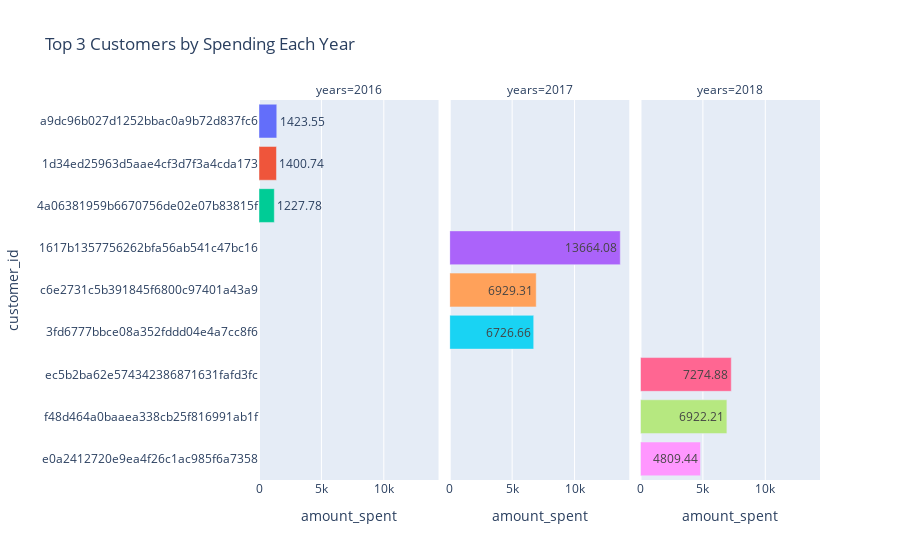

Here is the notebook cell this chart was saved with:
### Markdown cell above
# 14. Identify the top 3 customers who spent the most money in each year.

### Code cell
top_customers = pd.read_sql_query("""
WITH customer_yearly_spend AS (
    SELECT
        YEAR(o.order_purchase_timestamp) AS years,
        o.customer_id,
        SUM(pm.payment_value) AS amount_spent
    FROM
        orders o
    JOIN
        payments pm ON o.order_id = pm.order_id
    GROUP BY
        years,
        o.customer_id
),
ranked_customers AS (
    SELECT
        years,
        customer_id,
        amount_spent,
        RANK() OVER (PARTITION BY years ORDER BY amount_spent DESC) AS customer_rank
    FROM
        customer_yearly_spend
)

SELECT
    years,
    customer_id,
    amount_spent
FROM
    ranked_customers
WHERE
    customer_rank <= 3
ORDER BY
    years,
    amount_spent DESC;
""", conn)
top_customers
df = pd.DataFrame(top_customers)
fig = px.bar(df, x='amount_spent', y='customer_id', color='customer_id', facet_col='years',
    text='amount_spent', title='Top 3 Customers by Spending Each Year')
fig.update_layout(showlegend=False)

fig.show()

### Figure 1 — Plotly figure (JSON) as saved in the notebook; plotly's stock layout.template omitted (floating-point values rounded to 4 significant figures)
{"data": [{"alignmentgroup": "True", "hovertemplate": "customer_id=%{y}<br>years=2016<br>amount_spent=%{text}<extra></extra>", "legendgroup": "a9dc96b027d1252bbac0a9b72d837fc6", "marker": {"color": "#636efa", "pattern": {"shape": ""}}, "name": "a9dc96b027d1252bbac0a9b72d837fc6", "offsetgroup": "a9dc96b027d1252bbac0a9b72d837fc6", "orientation": "h", "showlegend": true, "text": [1424.0], "textposition": "auto", "type": "bar", "x": [1424.0], "xaxis": "x", "y": ["a9dc96b027d1252bbac0a9b72d837fc6"], "yaxis": "y"}, {"alignmentgroup": "True", "hovertemplate": "customer_id=%{y}<br>years=2016<br>amount_spent=%{text}<extra></extra>", "legendgroup": "1d34ed25963d5aae4cf3d7f3a4cda173", "marker": {"color": "#EF553B", "pattern": {"shape": ""}}, "name": "1d34ed25963d5aae4cf3d7f3a4cda173", "offsetgroup": "1d34ed25963d5aae4cf3d7f3a4cda173", "orientation": "h", "showlegend": true, "text": [1401.0], "textposition": "auto", "type": "bar", "x": [1401.0], "xaxis": "x", "y": ["1d34ed25963d5aae4cf3d7f3a4cda173"], "yaxis": "y"}, {"alignmentgroup": "True", "hovertemplate": "customer_id=%{y}<br>years=2016<br>amount_spent=%{text}<extra></extra>", "legendgroup": "4a06381959b6670756de02e07b83815f", "marker": {"color": "#00cc96", "pattern": {"shape": ""}}, "name": "4a06381959b6670756de02e07b83815f", "offsetgroup": "4a06381959b6670756de02e07b83815f", "orientation": "h", "showlegend": true, "text": [1228.0], "textposition": "auto", "type": "bar", "x": [1228.0], "xaxis": "x", "y": ["4a06381959b6670756de02e07b83815f"], "yaxis": "y"}, {"alignmentgroup": "True", "hovertemplate": "customer_id=%{y}<br>years=2017<br>amount_spent=%{text}<extra></extra>", "legendgroup": "1617b1357756262bfa56ab541c47bc16", "marker": {"color": "#ab63fa", "pattern": {"shape": ""}}, "name": "1617b1357756262bfa56ab541c47bc16", "offsetgroup": "1617b1357756262bfa56ab541c47bc16", "orientation": "h", "showlegend": true, "text": [13660.0], "textposition": "auto", "type": "bar", "x": [13660.0], "xaxis": "x2", "y": ["1617b1357756262bfa56ab541c47bc16"], "yaxis": "y2"}, {"alignmentgroup": "True", "hovertemplate": "customer_id=%{y}<br>years=2017<br>amount_spent=%{text}<extra></extra>", "legendgroup": "c6e2731c5b391845f6800c97401a43a9", "marker": {"color": "#FFA15A", "pattern": {"shape": ""}}, "name": "c6e2731c5b391845f6800c97401a43a9", "offsetgroup": "c6e2731c5b391845f6800c97401a43a9", "orientation": "h", "showlegend": true, "text": [6929.0], "textposition": "auto", "type": "bar", "x": [6929.0], "xaxis": "x2", "y": ["c6e2731c5b391845f6800c97401a43a9"], "yaxis": "y2"}, {"alignmentgroup": "True", "hovertemplate": "customer_id=%{y}<br>years=2017<br>amount_spent=%{text}<extra></extra>", "legendgroup": "3fd6777bbce08a352fddd04e4a7cc8f6", "marker": {"color": "#19d3f3", "pattern": {"shape": ""}}, "name": "3fd6777bbce08a352fddd04e4a7cc8f6", "offsetgroup": "3fd6777bbce08a352fddd04e4a7cc8f6", "orientation": "h", "showlegend": true, "text": [6727.0], "textposition": "auto", "type": "bar", "x": [6727.0], "xaxis": "x2", "y": ["3fd6777bbce08a352fddd04e4a7cc8f6"], "yaxis": "y2"}, {"alignmentgroup": "True", "hovertemplate": "customer_id=%{y}<br>years=2018<br>amount_spent=%{text}<extra></extra>", "legendgroup": "ec5b2ba62e574342386871631fafd3fc", "marker": {"color": "#FF6692", "pattern": {"shape": ""}}, "name": "ec5b2ba62e574342386871631fafd3fc", "offsetgroup": "ec5b2ba62e574342386871631fafd3fc", "orientation": "h", "showlegend": true, "text": [7275.0], "textposition": "auto", "type": "bar", "x": [7275.0], "xaxis": "x3", "y": ["ec5b2ba62e574342386871631fafd3fc"], "yaxis": "y3"}, {"alignmentgroup": "True", "hovertemplate": "customer_id=%{y}<br>years=2018<br>amount_spent=%{text}<extra></extra>", "legendgroup": "f48d464a0baaea338cb25f816991ab1f", "marker": {"color": "#B6E880", "pattern": {"shape": ""}}, "name": "f48d464a0baaea338cb25f816991ab1f", "offsetgroup": "f48d464a0baaea338cb25f816991ab1f", "orientation": "h", "showlegend": true, "text": [6922.0], "textposition": "auto", "type": "bar", "x": [6922.0], "xaxis": "x3", "y": ["f48d464a0baaea338cb25f816991ab1f"], "yaxis": "y3"}, {"alignmentgroup": "True", "hovertemplate": "customer_id=%{y}<br>years=2018<br>amount_spent=%{text}<extra></extra>", "legendgroup": "e0a2412720e9ea4f26c1ac985f6a7358", "marker": {"color": "#FF97FF", "pattern": {"shape": ""}}, "name": "e0a2412720e9ea4f26c1ac985f6a7358", "offsetgroup": "e0a2412720e9ea4f26c1ac985f6a7358", "orientation": "h", "showlegend": true, "text": [4809.0], "textposition": "auto", "type": "bar", "x": [4809.0], "xaxis": "x3", "y": ["e0a2412720e9ea4f26c1ac985f6a7358"], "yaxis": "y3"}], "layout": {"annotations": [{"font": {}, "showarrow": false, "text": "years=2016", "x": 0.16, "xanchor": "center", "xref": "paper", "y": 1, "yanchor": "bottom", "yref": "paper"}, {"font": {}, "showarrow": false, "text": "years=2017", "x": 0.5, "xanchor": "center", "xref": "paper", "y": 1, "yanchor": "bottom", "yref": "paper"}, {"font": {}, "showarrow": false, "text": "years=2018", "x": 0.84, "xanchor": "center", "xref": "paper", "y": 1, "yanchor": "bottom", "yref": "paper"}], "autosize": true, "barmode": "relative", "legend": {"title": {"text": "customer_id"}, "tracegroupgap": 0}, "showlegend": false, "title": {"text": "Top 3 Customers by Spending Each Year"}, "xaxis": {"anchor": "y", "autorange": true, "domain": [0, 0.32], "range": [0, 14380.0], "title": {"text": "amount_spent"}, "type": "linear"}, "xaxis2": {"anchor": "y2", "autorange": true, "domain": [0.34, 0.66], "matches": "x", "range": [0, 14380.0], "title": {"text": "amount_spent"}, "type": "linear"}, "xaxis3": {"anchor": "y3", "autorange": true, "domain": [0.68, 1.0], "matches": "x", "range": [0, 14380.0], "title": {"text": "amount_spent"}, "type": "linear"}, "yaxis": {"anchor": "x", "autorange": true, "categoryarray": ["e0a2412720e9ea4f26c1ac985f6a7358", "f48d464a0baaea338cb25f816991ab1f", "ec5b2ba62e574342386871631fafd3fc", "3fd6777bbce08a352fddd04e4a7cc8f6", "c6e2731c5b391845f6800c97401a43a9", "1617b1357756262bfa56ab541c47bc16", "4a06381959b6670756de02e07b83815f", "1d34ed25963d5aae4cf3d7f3a4cda173", "a9dc96b027d1252bbac0a9b72d837fc6"], "categoryorder": "array", "domain": [0, 1], "range": [-0.5, 8.5], "title": {"text": "customer_id"}, "type": "category"}, "yaxis2": {"anchor": "x2", "autorange": true, "domain": [0, 1], "matches": "y", "range": [-0.5, 8.5], "showticklabels": false, "type": "category"}, "yaxis3": {"anchor": "x3", "autorange": true, "domain": [0, 1], "matches": "y", "range": [-0.5, 8.5], "showticklabels": false, "type": "category"}}}
